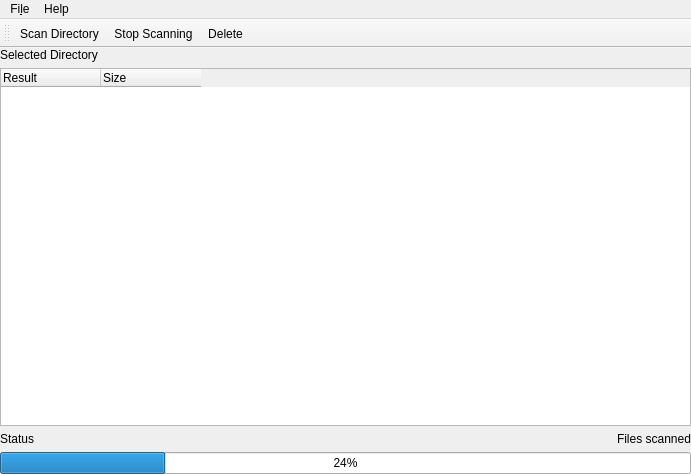
<?xml version="1.0" encoding="UTF-8"?>
<ui version="4.0">
 <class>MainWindow</class>
 <widget class="QMainWindow" name="MainWindow">
  <property name="geometry">
   <rect>
    <x>0</x>
    <y>0</y>
    <width>691</width>
    <height>474</height>
   </rect>
  </property>
  <property name="windowTitle">
   <string>MainWindow</string>
  </property>
  <widget class="QWidget" name="centralWidget">
   <layout class="QGridLayout" name="gridLayout">
    <property name="leftMargin">
     <number>0</number>
    </property>
    <property name="topMargin">
     <number>0</number>
    </property>
    <property name="rightMargin">
     <number>0</number>
    </property>
    <property name="bottomMargin">
     <number>0</number>
    </property>
    <item row="1" column="0" colspan="3">
     <widget class="QTreeWidget" name="treeWidget">
      <attribute name="headerMinimumSectionSize">
       <number>100</number>
      </attribute>
      <attribute name="headerStretchLastSection">
       <bool>false</bool>
      </attribute>
      <column>
       <property name="text">
        <string>Result</string>
       </property>
      </column>
      <column>
       <property name="text">
        <string>Size</string>
       </property>
      </column>
     </widget>
    </item>
    <item row="2" column="0" colspan="3">
     <layout class="QHBoxLayout" name="horizontalLayout">
      <item>
       <widget class="QLabel" name="statusAction">
        <property name="text">
         <string>Status</string>
        </property>
        <property name="alignment">
         <set>Qt::AlignLeading|Qt::AlignLeft|Qt::AlignVCenter</set>
        </property>
       </widget>
      </item>
      <item>
       <widget class="QLabel" name="statusScanned">
        <property name="text">
         <string>Files scanned</string>
        </property>
        <property name="alignment">
         <set>Qt::AlignRight|Qt::AlignTrailing|Qt::AlignVCenter</set>
        </property>
       </widget>
      </item>
     </layout>
    </item>
    <item row="4" column="0" colspan="3">
     <widget class="QProgressBar" name="progressBar">
      <property name="value">
       <number>24</number>
      </property>
     </widget>
    </item>
    <item row="0" column="0">
     <widget class="QLabel" name="selectedDirectory">
      <property name="text">
       <string>Selected Directory</string>
      </property>
     </widget>
    </item>
   </layout>
  </widget>
  <widget class="QMenuBar" name="menuBar">
   <property name="geometry">
    <rect>
     <x>0</x>
     <y>0</y>
     <width>691</width>
     <height>22</height>
    </rect>
   </property>
   <widget class="QMenu" name="menuFile">
    <property name="title">
     <string>Fi&amp;le</string>
    </property>
    <addaction name="actionScanDirectory"/>
    <addaction name="actionExpandAll"/>
    <addaction name="actionCollapseAll"/>
    <addaction name="actionExit"/>
   </widget>
   <widget class="QMenu" name="menuHelp">
    <property name="title">
     <string>Help</string>
    </property>
    <addaction name="actionAbout"/>
   </widget>
   <addaction name="menuFile"/>
   <addaction name="menuHelp"/>
  </widget>
  <widget class="QToolBar" name="toolBar">
   <property name="windowTitle">
    <string>toolBar</string>
   </property>
   <attribute name="toolBarArea">
    <enum>TopToolBarArea</enum>
   </attribute>
   <attribute name="toolBarBreak">
    <bool>false</bool>
   </attribute>
   <addaction name="actionScanDirectory"/>
   <addaction name="actionStopScanning"/>
   <addaction name="actionDelete"/>
  </widget>
  <action name="actionScanDirectory">
   <property name="text">
    <string>&amp;Scan Directory...</string>
   </property>
  </action>
  <action name="actionExit">
   <property name="text">
    <string>&amp;Exit</string>
   </property>
  </action>
  <action name="actionAbout">
   <property name="text">
    <string>&amp;About</string>
   </property>
  </action>
  <action name="actionStopScanning">
   <property name="text">
    <string>&amp;Stop Scanning...</string>
   </property>
  </action>
  <action name="actionDelete">
   <property name="text">
    <string>&amp;Delete</string>
   </property>
  </action>
  <action name="actionExpandAll">
   <property name="text">
    <string>&amp;Expand All</string>
   </property>
   <property name="iconText">
    <string>Expand All</string>
   </property>
   <property name="toolTip">
    <string>Expand All Rows</string>
   </property>
  </action>
  <action name="actionCollapseAll">
   <property name="text">
    <string>&amp;Collapse All</string>
   </property>
   <property name="toolTip">
    <string>Collapse All Rows</string>
   </property>
  </action>
 </widget>
 <layoutdefault spacing="6" margin="11"/>
 <resources/>
 <connections/>
</ui>
